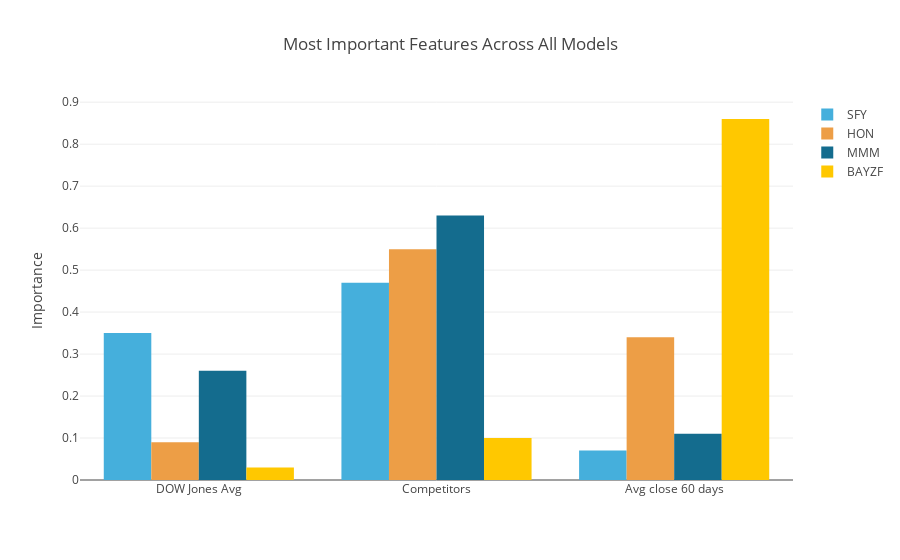

Source (notebook cell):
### Code cell
# values sourced from model_results.xlsx
x_sfy = ['DOW Jones Avg', 'Competitors', 'Avg close 60 days']
y_sfy = [0.35, 0.47, 0.07]

x_hon = ['Avg close 60 days', 'Competitors', 'DOW Jones Avg']
y_hon = [0.34, 0.55, 0.09]

x_mmm = ['Competitors', 'DOW Jones Avg', 'Avg close 60 days']
y_mmm = [0.63, 0.26, 0.11]

x_bayer = ['Avg close 60 days', 'Competitors', 'DOW Jones Avg']
y_bayer = [0.86, 0.1, 0.03]

importance_plot_sfy = go.Bar(x=x_sfy, y=y_sfy, name='SFY', marker= dict(color = '#45afdc'))
importance_plot_hon = go.Bar(x=x_hon, y=y_hon, name='HON', marker= dict(color = '#ed9e46'))
importance_plot_mmm = go.Bar(x=x_mmm, y=y_mmm, name='MMM', marker= dict(color = '#146c8e'))
importance_plot_bayer = go.Bar(x=x_bayer, y=y_bayer, name='BAYZF', marker= dict(color = '#ffc800'))

layout = go.Layout(
    title='Most Important Features Across All Models',
    yaxis=dict(
        title='Importance'
    )
)

data = [importance_plot_sfy, importance_plot_hon, importance_plot_mmm, importance_plot_bayer]

fig = go.Figure(data=data, layout=layout)

iplot(fig, filename='bar-line')

### Figure 1 — Plotly figure (JSON) as saved in the notebook; plotly's stock layout.template omitted (floating-point values rounded to 4 significant figures)
{"data": [{"marker": {"color": "#45afdc"}, "name": "SFY", "type": "bar", "uid": "7bf80ad8-71e0-4f37-8ce1-5b70ada2982a", "x": ["DOW Jones Avg", "Competitors", "Avg close 60 days"], "y": [0.35, 0.47, 0.07]}, {"marker": {"color": "#ed9e46"}, "name": "HON", "type": "bar", "uid": "7f37f7b2-afe0-4ced-8dfe-d14a86ad637d", "x": ["Avg close 60 days", "Competitors", "DOW Jones Avg"], "y": [0.34, 0.55, 0.09]}, {"marker": {"color": "#146c8e"}, "name": "MMM", "type": "bar", "uid": "3c0c5722-7383-438c-a5ba-fd0c73be3de8", "x": ["Competitors", "DOW Jones Avg", "Avg close 60 days"], "y": [0.63, 0.26, 0.11]}, {"marker": {"color": "#ffc800"}, "name": "BAYZF", "type": "bar", "uid": "c81aa130-edf6-4bd6-9b5a-363b51cb43c6", "x": ["Avg close 60 days", "Competitors", "DOW Jones Avg"], "y": [0.86, 0.1, 0.03]}], "layout": {"title": {"text": "Most Important Features Across All Models"}, "yaxis": {"title": {"text": "Importance"}}}}
